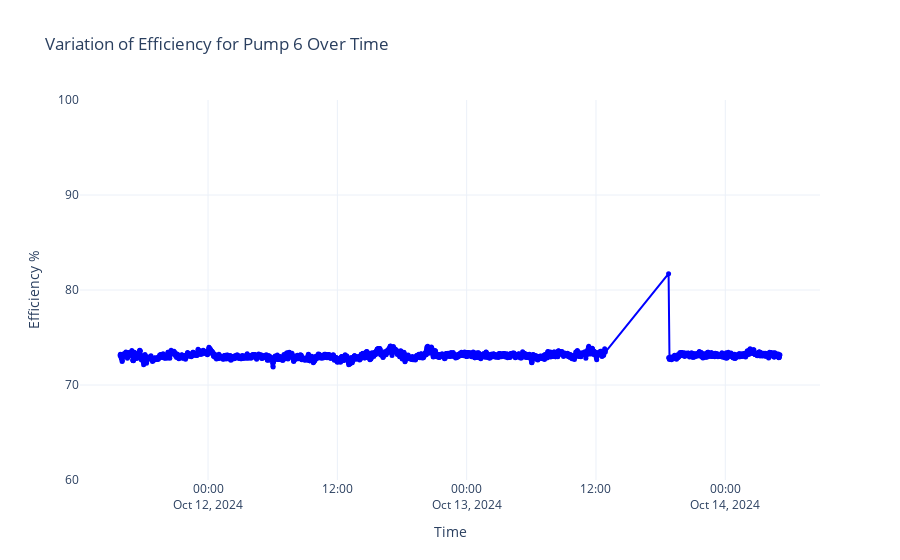

The code cell stored with this chart in its notebook:
### Code cell
fig = go.Figure()

fig.add_trace(go.Scatter(
    x=df6.index,
    y=df6['Efficiency'],
    mode='lines+markers',
 #   name='Voltage Imbalance_%',
    line=dict(color='blue'),
    marker=dict(size=5)
))


fig.update_layout(
    title='Variation of Efficiency for Pump 6 Over Time',
    xaxis_title='Time',
    yaxis_title='Efficiency %',
    legend_title='Legend',
    template='plotly_white'
)
fig.update_yaxes(
    range=[60, 100],  
    dtick=10         
)

fig.show()

### Figure 1 — Plotly figure (JSON) as saved in the notebook; plotly's stock layout.template omitted (floating-point values rounded to 4 significant figures; data arrays with more than 128 entries replaced by an {"elided": "..."} marker saying what was removed)
{"data": [{"line": {"color": "blue"}, "marker": {"size": 5}, "mode": "lines+markers", "type": "scatter", "x": {"elided": "2657 str values"}, "y": {"elided": "2657 float values"}}], "layout": {"legend": {"title": {"text": "Legend"}}, "title": {"text": "Variation of Efficiency for Pump 6 Over Time"}, "xaxis": {"title": {"text": "Time"}}, "yaxis": {"dtick": 10, "range": [60, 100], "title": {"text": "Efficiency %"}}}}
